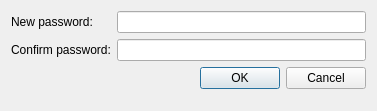
<?xml version="1.0" encoding="UTF-8"?>
<ui version="4.0">
 <class>PasswordDialog</class>
 <widget class="QDialog" name="PasswordDialog">
  <property name="windowModality">
   <enum>Qt::ApplicationModal</enum>
  </property>
  <property name="geometry">
   <rect>
    <x>0</x>
    <y>0</y>
    <width>377</width>
    <height>111</height>
   </rect>
  </property>
  <property name="windowTitle">
   <string>Change password</string>
  </property>
  <property name="modal">
   <bool>true</bool>
  </property>
  <layout class="QGridLayout" name="gridLayout">
   <item row="1" column="1">
    <widget class="QLineEdit" name="uiConfirmPasswordLineEdit">
     <property name="maxLength">
      <number>100</number>
     </property>
     <property name="echoMode">
      <enum>QLineEdit::Password</enum>
     </property>
    </widget>
   </item>
   <item row="0" column="0">
    <widget class="QLabel" name="uiPasswordLabel">
     <property name="text">
      <string>New password:</string>
     </property>
    </widget>
   </item>
   <item row="0" column="1">
    <widget class="QLineEdit" name="uiPasswordLineEdit">
     <property name="maxLength">
      <number>100</number>
     </property>
     <property name="echoMode">
      <enum>QLineEdit::Password</enum>
     </property>
    </widget>
   </item>
   <item row="1" column="0">
    <widget class="QLabel" name="uiConfirmPasswordLabel">
     <property name="text">
      <string>Confirm password:</string>
     </property>
    </widget>
   </item>
   <item row="2" column="0" colspan="2">
    <widget class="QDialogButtonBox" name="uiButtonBox">
     <property name="orientation">
      <enum>Qt::Horizontal</enum>
     </property>
     <property name="standardButtons">
      <set>QDialogButtonBox::Cancel|QDialogButtonBox::Ok</set>
     </property>
    </widget>
   </item>
   <item row="3" column="0">
    <spacer name="verticalSpacer">
     <property name="orientation">
      <enum>Qt::Vertical</enum>
     </property>
     <property name="sizeHint" stdset="0">
      <size>
       <width>20</width>
       <height>40</height>
      </size>
     </property>
    </spacer>
   </item>
  </layout>
 </widget>
 <tabstops>
  <tabstop>uiPasswordLineEdit</tabstop>
  <tabstop>uiConfirmPasswordLineEdit</tabstop>
 </tabstops>
 <resources/>
 <connections>
  <connection>
   <sender>uiButtonBox</sender>
   <signal>accepted()</signal>
   <receiver>PasswordDialog</receiver>
   <slot>accept()</slot>
   <hints>
    <hint type="sourcelabel">
     <x>248</x>
     <y>254</y>
    </hint>
    <hint type="destinationlabel">
     <x>157</x>
     <y>274</y>
    </hint>
   </hints>
  </connection>
  <connection>
   <sender>uiButtonBox</sender>
   <signal>rejected()</signal>
   <receiver>PasswordDialog</receiver>
   <slot>reject()</slot>
   <hints>
    <hint type="sourcelabel">
     <x>316</x>
     <y>260</y>
    </hint>
    <hint type="destinationlabel">
     <x>286</x>
     <y>274</y>
    </hint>
   </hints>
  </connection>
 </connections>
</ui>
